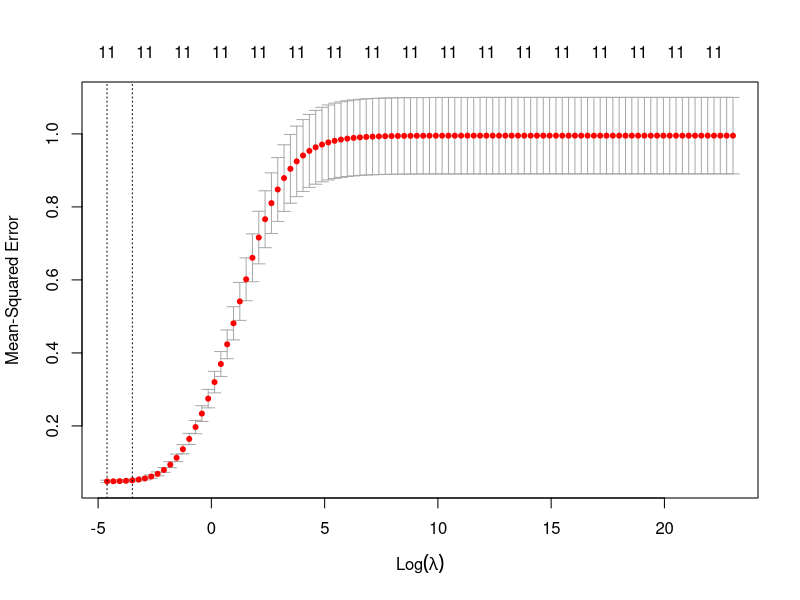

This chart was generated by the following R code: (Note: this script raises an error after producing the figure.)
library(glmnet)
library(methods)
#import the train and test sets
credit_train <- read.csv('../../data/train-set-data.csv')
credit_test <- read.csv('../../data/test-set-data.csv')

grid <- 10^seq(10, -2, length=100)
train_x <- model.matrix(Balance~.,credit_train)[,-(1:4)]
train_y <- credit_train$Balance

test_x <- model.matrix(Balance~., credit_test)[,-(1:4)]
test_y <- credit_test$Balance

#set seed to the best seed to ensure reproducibility
set.seed(42)

#perform ridge regression on training data
ridge_mod <- cv.glmnet(train_x,
                       train_y, alpha=0, lambda=grid,
                       intercept=FALSE, standardize=FALSE)

rdata_output <- '../../data/best-ridge.RData'

#find the best lambda
best_ridge_number <- which(ridge_mod$lambda == ridge_mod$lambda.min)
#coefficients of best model
best_ridge <- ridge_mod$glmnet.fit$beta[,best_ridge_number]

#plot the cross-validation errors in terms of the tuning parameter
png('../../images/ridge-plot.png')
plot(ridge_mod)
dev.off()

#calculate the MSE
ridge_pred <- predict(ridge_mod, s = best_ridge_number,
                      newx = test_x)
ridge_mse <- mean((ridge_pred - test_y)^2)

#refit the model to the full data
credit <- read.csv('../../data/Credit.csv')

credit_x <- model.matrix(Balance~., credit)[,-(1:3)]
credit_y <- credit$Balance

credit_full <- glmnet(credit_x, credit_y, alpha=0)
credit_pred <- predict(credit_full, s = best_ridge_number, type="coefficients")

#save the relevant data to best-ridge.RData
save(best_ridge, credit_pred, best_ridge_number, ridge_mse,
     file = rdata_output)
